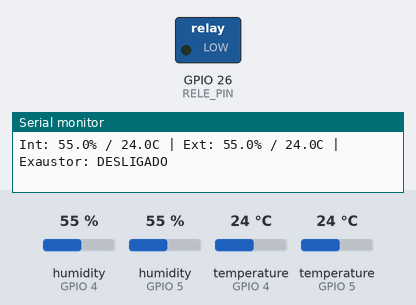
The sketch below on a simulated ESP32. Shown: switched loads named in the sketch (green lamp = pin HIGH), the last lines printed to the serial monitor. Inputs (shaded band) come from the test bench; at power-on: humidity (sensors on GPIO 4, GPIO 5) 55 %, temperature (sensors on GPIO 4, GPIO 5) 24 °C. WiFi joins after 1.5 s; servers stay silent unless stated; web services answer with replies made up by the test bench.

Above: at 2.7 s.
2.8 s: humidity (sensor on GPIO 4) set to 42 %
5.6 s: humidity (sensor on GPIO 4) set to 38 %
At 6.6 s:
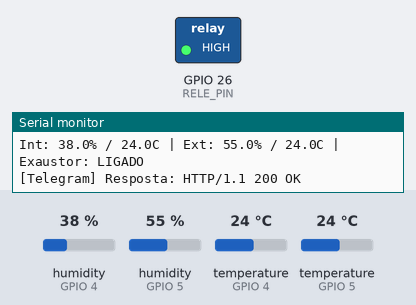
8.4 s: humidity (sensor on GPIO 4) set to 41 %
11.2 s: humidity (sensor on GPIO 4) set to 44 %
At 12.5 s:
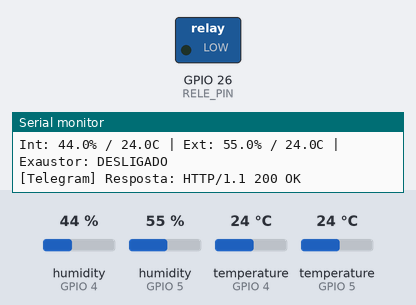
14.0 s: humidity (sensor on GPIO 4) set to 22 %
At 15.3 s:
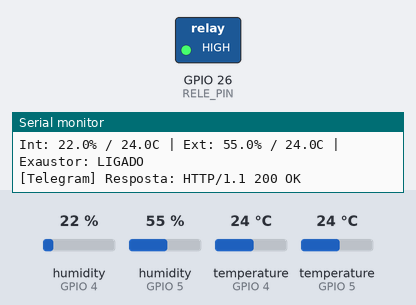
Timing chart, 0 to 17.0 s (numbered marks = the images above; inputs shaded):
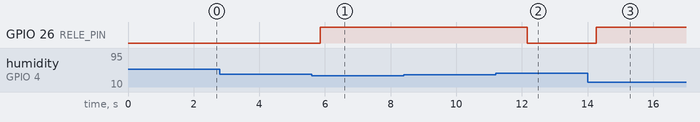

The sketch:

sketch.ino
```cpp
#include <WiFi.h>
#include <WiFiClientSecure.h>
#include <DHT.h>

// ---------- Pinos ----------
#define DHT_INT_PIN  4
#define DHT_EXT_PIN  5
#define RELE_PIN     26

// ---------- Parâmetros ----------
#define LIMITE        40.0      // % — abaixo disso liga o exaustor
#define HISTERESE      3.0      // desliga em LIMITE + HISTERESE
#define TEMPO_MAX_MS  300000UL  // máx. 5 min ligado por ciclo
#define PAUSA_MS      120000UL  // pausa de 2 min após estourar o tempo

// ---------- WiFi ----------
const char* WIFI_SSID = "Wokwi-GUEST";
const char* WIFI_PASS = "";

// ---------- Telegram ----------
const char* BOT_TOKEN = "9169398730:AAF751yos4LXJCAOQn_EEDFKNyI4KDSrAik";
const char* CHAT_ID   = "5283610588";
const char* TG_HOST   = "api.telegram.org";

// ---------- Objetos ----------
DHT dhtInt(DHT_INT_PIN, DHT22);
DHT dhtExt(DHT_EXT_PIN, DHT22);

// ---------- Variáveis de estado ----------
bool exaustorLigado  = false;
bool estadoAnterior  = false;
unsigned long inicioCiclo = 0;
unsigned long fimPausa    = 0;

// ---------- Flag de interrupção ----------
volatile bool flagLeitura = false;

// ---------- Timer ----------
hw_timer_t* timer = NULL;
portMUX_TYPE timerMux = portMUX_INITIALIZER_UNLOCKED;

// ISR do timer — apenas seta a flag, sem lógica pesada
void IRAM_ATTR onTimer() {
  portENTER_CRITICAL_ISR(&timerMux);
  flagLeitura = true;
  portEXIT_CRITICAL_ISR(&timerMux);
}

// ---------- Funções WiFi ----------
void conectaWiFi() {
  Serial.print("Conectando ao WiFi");
  WiFi.begin(WIFI_SSID, WIFI_PASS, 6);
  while (WiFi.status() != WL_CONNECTED) {
    delay(300);
    Serial.print(".");
  }
  Serial.println("\nWiFi conectado! IP: " + WiFi.localIP().toString());
}

// ---------- Envio de mensagem ao Telegram ----------
void enviarTelegram(const String& mensagem) {
  WiFiClientSecure client;
  client.setInsecure(); // Wokwi não suporta validação de certificado

  if (!client.connect(TG_HOST, 443)) {
    Serial.println("[Telegram] Falha na conexão HTTPS");
    return;
  }

  // Monta a URL com o texto codificado (substitui espaços por %20)
  String texto = mensagem;
  texto.replace(" ", "%20");
  texto.replace("\n", "%0A");

  String url = "/bot" + String(BOT_TOKEN) +
               "/sendMessage?chat_id=" + String(CHAT_ID) +
               "&text=" + texto;

  client.println("GET " + url + " HTTP/1.1");
  client.println("Host: " + String(TG_HOST));
  client.println("Connection: close");
  client.println();

  // Aguarda resposta (até 3 s)
  unsigned long t = millis();
  while (client.connected() && millis() - t < 3000) {
    if (client.available()) {
      String linha = client.readStringUntil('\n');
      if (linha.startsWith("HTTP/1.1")) {
        Serial.println("[Telegram] Resposta: " + linha);
      }
    }
  }
  client.stop();
}

// ---------- Setup ----------
void setup() {
  Serial.begin(115200);

  pinMode(RELE_PIN, OUTPUT);
  digitalWrite(RELE_PIN, LOW);

  dhtInt.begin();
  dhtExt.begin();

  conectaWiFi();

  // Configura timer de hardware (ESP32 Core 3.x):
  // Frequência de 1.000.000 Hz → 1 tick = 1 µs
  // Alarme a cada 2.000.000 µs = 2 s, com recarga automática (true) e ilimitado (0)
  timer = timerBegin(1000000);
  timerAttachInterrupt(timer, &onTimer);
  timerAlarm(timer, 150000, true, 0);


  Serial.println("Sistema iniciado. Timer configurado para leitura a cada 2 s.");
}

// ---------- Loop ----------
void loop() {
  // Mantém conexão WiFi
  if (WiFi.status() != WL_CONNECTED) conectaWiFi();

  // Só executa quando o timer disparar a interrupção
  bool deveExecutar = false;
  portENTER_CRITICAL(&timerMux);
  if (flagLeitura) {
    flagLeitura  = false;
    deveExecutar = true;
  }
  portEXIT_CRITICAL(&timerMux);

  if (!deveExecutar) return;

  // ---------- Leitura dos sensores ----------
  float umidInt = dhtInt.readHumidity();
  float tempInt = dhtInt.readTemperature();
  float umidExt = dhtExt.readHumidity();
  float tempExt = dhtExt.readTemperature();

  if (isnan(umidInt) || isnan(umidExt) || isnan(tempInt) || isnan(tempExt)) {
    Serial.println("Falha na leitura dos sensores!");
    return;
  }

  unsigned long agora = millis();
  bool emPausa = agora < fimPausa;

  // ---------- Lógica do exaustor ----------
  if (!exaustorLigado) {
    // Liga se: interno seco, externo mais úmido e fora da pausa
    if (!emPausa && umidInt < LIMITE && umidExt > umidInt) {
      exaustorLigado = true;
      inicioCiclo    = agora;
    }
  } else {
    bool atingiuMeta   = umidInt >= LIMITE + HISTERESE;
    bool foraNaoAjuda  = umidExt <= umidInt;
    bool estourouTempo = (agora - inicioCiclo) >= TEMPO_MAX_MS;

    if (atingiuMeta || foraNaoAjuda || estourouTempo) {
      exaustorLigado = false;
      if (estourouTempo) fimPausa = agora + PAUSA_MS;
    }
  }

  // Atualiza o relé (e o LED conectado a ele)
  digitalWrite(RELE_PIN, exaustorLigado ? HIGH : LOW);

  // ---------- Serial ----------
  Serial.printf(
    "Int: %.1f%% / %.1fC | Ext: %.1f%% / %.1fC | Exaustor: %s%s\n",
    umidInt, tempInt,
    umidExt, tempExt,
    exaustorLigado ? "LIGADO" : "DESLIGADO",
    emPausa        ? " (em pausa)" : ""
  );

  // ---------- Notificação Telegram ----------
  // Envia mensagem apenas quando o exaustor ACABOU de ser ligado
  if (exaustorLigado && !estadoAnterior) {
    String msg = "🚨 Exaustor ACIONADO!\n"
                 "Umidade interna: " + String(umidInt, 1) + "%\n" +
                 "Temperatura interna: " + String(tempInt, 1) + "°C\n" +
                 "Umidade externa: " + String(umidExt, 1) + "%\n" +
                 "Temperatura externa: " + String(tempExt, 1) + "°C\n" +
                 "Motivo: umidade interna abaixo de " + String(LIMITE, 0) + "%";
    enviarTelegram(msg);
  }

  // Envia mensagem quando o exaustor for desligado
  if (!exaustorLigado && estadoAnterior) {
    String msg = "✅ Exaustor DESLIGADO.\n"
                 "Umidade interna atual: " + String(umidInt, 1) + "%\n" +
                 "Temperatura interna: " + String(tempInt, 1) + "°C";
    enviarTelegram(msg);
  }

  estadoAnterior = exaustorLigado;
}
```

Measured:
- the behaviour switches between 40 and 39 % on humidity (sensor on GPIO 4) (found by bisection; images 0 and 1)
- the behaviour switches between 42 and 43 % on humidity (sensor on GPIO 4) (found by bisection; images 1 and 2)
- after the input at 5.6 s, GPIO 26 (RELE_PIN): LOW → HIGH after 0.26 s
- after the input at 11.2 s, GPIO 26 (RELE_PIN): HIGH → LOW after 0.96 s
- after the input at 14.0 s, GPIO 26 (RELE_PIN): LOW → HIGH after 0.26 s
